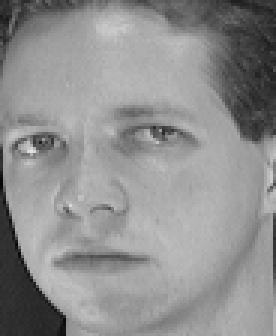
#> input picture Final_Project/ATT_dataset/s1/6.pgm, 92 x 112 px, found by its file name (shown 3 times larger); its folder holds only this picture in this run
$ jupyter execute --allow-errors Final_Project_Group_7_OLD.ipynb
#> lines starting #> are read from the running program, lines starting #| are printed output that depends on the picture; after the words box and inside, x2 and y2 are one past the last pixel; in counts of white or black regions, pixels touching at a corner belong together
## Fix later!!
## ENCM 509 Final Project (Face Detection and Recognition using OpenCV)
## Group 7
## Members: Ahmed Anwar, Ali Mekawy, Mohamed Mahmoud

[cell 1]
import cv2
import matplotlib.pyplot as plt
from skimage.feature import local_binary_pattern
from sklearn.svm import SVC
import numpy as np
from sklearn.utils import shuffle
import os
from sklearn.model_selection import train_test_split
from sklearn.neural_network import MLPClassifier
import shutil
from sklearn.metrics import roc_curve, det_curve

[cell 2]
# Define source directory and target directories
src_dir = 'ATT_dataset'
train_dir = 'train_dataset'
test_dir = 'test_dataset'

# Create target directories if they don't exist
os.makedirs(train_dir, exist_ok=True)
os.makedirs(test_dir, exist_ok=True)

# Get list of all subdirectories
subdirs = [d for d in os.listdir(src_dir) if os.path.isdir(os.path.join(src_dir, d))]

# Loop over each subdirectory
for subdir in subdirs:
    subdir_path = os.path.join(src_dir, subdir)
    images = os.listdir(subdir_path)

    # Shuffle the list of images
    np.random.shuffle(images)

    # Split the list of images into training and testing sets
    train_images = images[:int(0.7*len(images))]
    test_images = images[int(0.8*len(images)):]

    # Create corresponding subdirectories in the target directories
    os.makedirs(os.path.join(train_dir, subdir), exist_ok=True)
    os.makedirs(os.path.join(test_dir, subdir), exist_ok=True)

    # Copy the training images to the training directory
    for image in train_images:
        shutil.copy(os.path.join(subdir_path, image), os.path.join(train_dir, subdir, image))

    # Copy the testing images to the testing directory
    for image in test_images:
        shutil.copy(os.path.join(subdir_path, image), os.path.join(test_dir, subdir, image))
#> pass 2 of the loop `for subdir in subdirs:`:

[cell 3]
DATASET_PATH = 'ATT_dataset'
TRAINING_SPLIT = 0.7
VALIDATION_SPLIT = 0.15
TEST_SPLIT = 0.15
IMAGE_SIZE = 128

[cell 4]
if not os.path.exists(DATASET_PATH):
    print('Dataset not found!')
    exit(1)

# Load dataset
classes = os.listdir(DATASET_PATH)
print('Found {} classes: {}'.format(len(classes), classes))

[cell 5]
images = []
labels = []
class_index = 0
for class_name in classes:
    class_path = os.path.join(DATASET_PATH, class_name)
    for image_name in os.listdir(class_path):
        image_path = os.path.join(class_path, image_name)
        image = cv2.imread(image_path)
#> image is the input picture: shape (112, 92, 3); min 7, max 225, mean 143.2
        # image = image.flatten()
        # image = cv2.resize(image, (1, len(image)* len(image[0])))
        # image = np.float32(np.array(image) / 255.0)
        image = cv2.resize(image, (IMAGE_SIZE, IMAGE_SIZE))
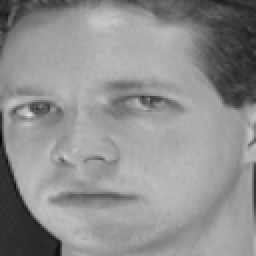
#> image: shape (128, 128, 3) (shown 2 times larger); min 8, max 222, mean 143.1
        image = cv2.cvtColor(image, cv2.COLOR_BGR2GRAY)
#> image: shape (128, 128)
        images.append(image)
        labels.append(class_index)
    class_index += 1
#> pass 2 of the loop `for class_name in classes:`:
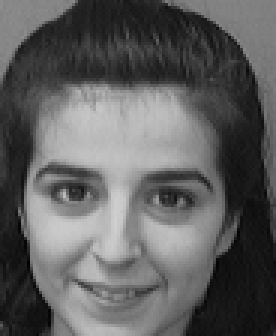
#> input picture Final_Project/ATT_dataset/s10/1.pgm, 92 x 112 px, found by its file name (shown 3 times larger)
#> image is the input picture: shape (112, 92, 3); min 1, max 207, mean 95.1
#> `image = cv2.resize(image, (IMAGE_SIZE, IMAGE_SIZE))`:
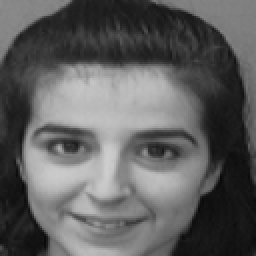
#> image: shape (128, 128, 3) (shown 2 times larger); min 9, max 207, mean 95
#> class_index = 2
images = np.array(images)
labels = np.array(labels)
print('Loaded {} images.'.format(len(images)))

[cell 6]
print(images.shape)
#| (4, 128, 128)

[cell 7]
import cv2
import numpy as np
from glob import glob

def get_data(path):

#> called with path = 'train_dataset\\\\**\\\\*.pgm'
    paths = glob(path, recursive=True)
    data = []
    label = []

    for path in paths:
        img = cv2.imread(path, 0)
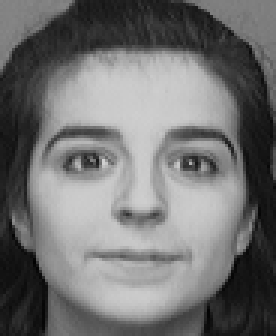
#> input picture train_dataset/s10/10.pgm, 92 x 112 px (shown 3 times larger)
#> img is the input picture: shape (112, 92); min 1, max 208, mean 113.6
        subject_label = path[path.rfind('s')+1:path.rfind('\\')]

        img = cv2.resize(img, (1, len(img)* len(img[0])))
#> img = 10304 values, max 205 at index 3408, min 31 at index 314, mean 159
        img = np.float32(np.array(img) / 255.0)
#> img = 10304 values, max 0.804 at index 3408, min 0.122 at index 314, mean 0.624

        # do lbp featyre excraction
        # lbp = local_binary_pattern(img, 12, 3)
        # (hist, _) = np.histogram(lbp.ravel(), bins=np.arange(0, 8 + 3), range=(0, 8 + 2))


        # visualise image
        # plt.imshow(img, cmap='gray')

        data.append(img)
        label.append(int(subject_label))

    return np.array(data)[:,:,0], np.array(label)

[cell 8]
train_path = r'train_dataset\\**\\*.pgm'
test_path = r'test_dataset\\**\\*.pgm'


#> (the rest of this cell did not finish here and is left out)

[cell 9]
mlp = MLPClassifier(hidden_layer_sizes=(512, 256, 512), learning_rate_init=0.0001, random_state= 1, max_iter = 200)

#> (the rest of this cell did not finish here and is left out)

test_data, test_label = get_data(test_path)

mlp.fit(data, labe)

probability_matrix = mlp.predict_proba(test_data)
prediction = mlp.predict(test_data)
accuracy = np.mean(prediction == test_label)
print('Accuracy: ', accuracy)

[cell 10]
roc_fpr = np.zeros((40, 100))
roc_tpr = np.zeros((40, 100))

det_fpr = np.zeros((40, 100))
det_fnr = np.zeros((40, 100))

fig, [ax_roc, ax_det] = plt.subplots(1, 2, figsize=(11, 5))

#> (the rest of this cell did not finish here and is left out)

#> (a cell that did not finish here is left out)

[cell 12]
# confusion matrix
from sklearn.metrics import confusion_matrix
import seaborn as sns
import pandas as pd
import matplotlib.pyplot as plt
import numpy as np

#> (the rest of this cell did not finish here and is left out)

[cell 13]
# Shuffle the dataset with scikit-learn
images, labels = shuffle(images, labels, random_state=0)
print('Shuffled dataset.')

[cell 14]
# Plot 25 random images from the dataset
plt.figure(figsize=(10, 10))
#> (the rest of this cell did not finish here and is left out)

[cell 15]
x_train, x, y_train, y = train_test_split(images, labels, test_size=TEST_SPLIT + VALIDATION_SPLIT, random_state=0)
x_val, x_test, y_val, y_test = train_test_split(x, y, test_size=TEST_SPLIT / (TEST_SPLIT + VALIDATION_SPLIT),
                                                random_state=0)

[cell 16]
path = 'ATT_dataset/s1/1.pgm'
img = cv2.imread(path)
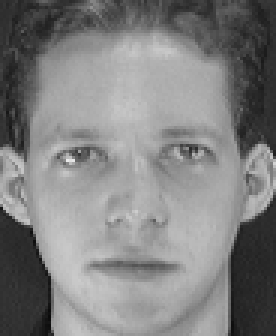
#> input picture Final_Project/train_dataset_5/s1/1.pgm, 92 x 112 px, found by its file name (shown 3 times larger)
#> img is the input picture: shape (112, 92, 3); min 11, max 234, mean 128.3

gray = cv2.cvtColor(img, cv2.COLOR_BGR2GRAY)
# plt.imshow(img)

[cell 17]
face_cascade = cv2.CascadeClassifier('haarcascade_frontalface_default.xml')

face_box = face_cascade.detectMultiScale(gray, scaleFactor=1.1, minNeighbors=4)
#> face_box = [[5, 23, 81, 81]]

for (x, y, w, h) in face_box:
    cv2.rectangle(img, (x, y), (x+w, y+h), (0, 255, 0), 3)
#> this loop made 1 pass
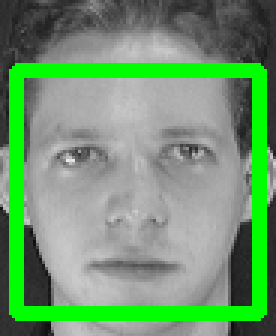
#> img: shape (112, 92, 3) (shown 3 times larger); 15.61% of pixels changed, all inside (x1, y1, x2, y2) = (3, 21, 89, 107)

plt.imshow(cv2.cvtColor(img, cv2.COLOR_BGR2RGB))

## Check if extracting the face makes a difference on the accuracy and stuff.

[cell 18]
# extract the face from the image
face = gray[y:y+h, x:x+w]
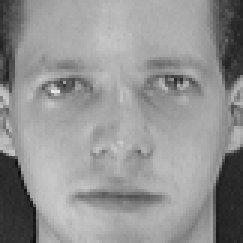
#> face: shape (81, 81) (shown 3 times larger); min 12, max 234, mean 147.2
plt.imshow(face, cmap='gray')

# resize to original size
face = cv2.resize(face, (92, 112))
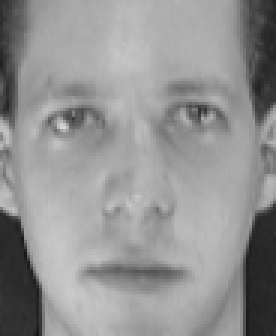
#> face: shape (112, 92) (shown 3 times larger); min 21, max 214, mean 147.1
plt.imshow(face, cmap='gray')

[cell 19]
img = cv2.imread('ATT_dataset/s1/1.pgm', cv2.IMREAD_GRAYSCALE)

lbp = local_binary_pattern(img, 12, 3)
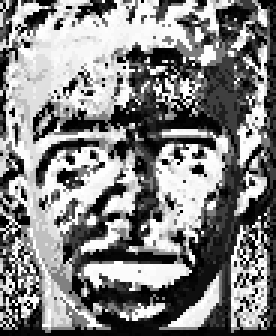
#> lbp: shape (112, 92) float64 (shown 3 times larger); min 0, max 4095, mean 2104.4; drawn with min black and max white

plt.imshow(lbp, cmap='gray')

[cell 20]
# Get the feature histogram
vector = plt.hist(lbp.ravel(), bins=256, range=(0, 256))
plt.show()
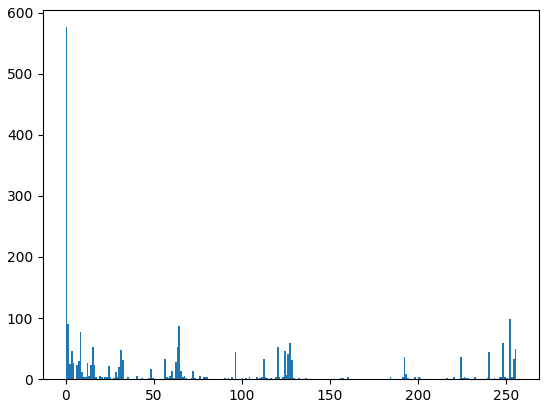
#> figure drawn by matplotlib, 1 panel; tallest bar 576 high, from x = 0 to 1
# print(vector)
